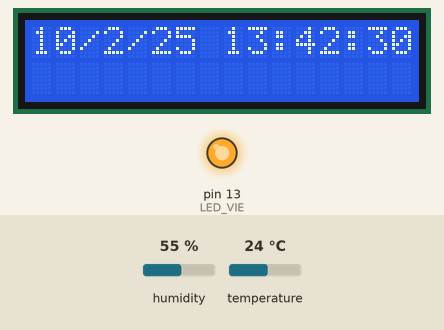
Simulated run of this sketch. Board: Arduino Uno, built with avr-gcc and run on an emulated ATmega328P. Shown: 16×2 character LCD, output pins drawn as LEDs (lit = HIGH). Dashed ring = blinking. The test bench sets the inputs (shaded band); at power-on: humidity 55 %, temperature 24 °C. What the sketch prints to the serial monitor is not drawn.

Above: at 1.6 s.
1.7 s: humidity set to 22 %
At 2.21 s:
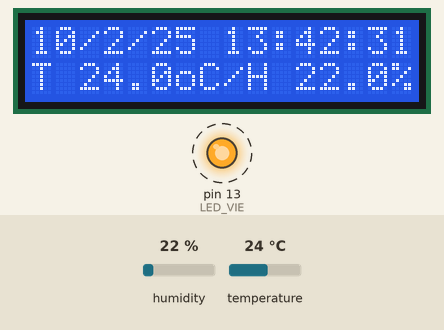
4.7 s: temperature set to 10.7 °C
At 7.08 s:
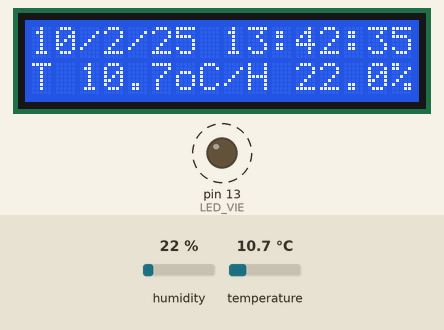
7.7 s: temperature set to 9.5 °C
At 8.38 s:
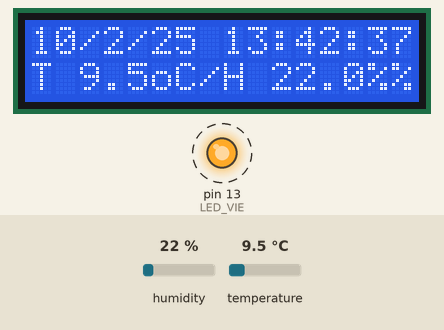
10.7 s: humidity set to 40 %
At 13.25 s:
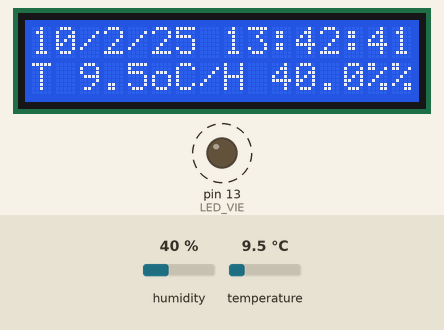
Timing chart, 0 to 14.8 s (numbered marks = the images above; inputs shaded):
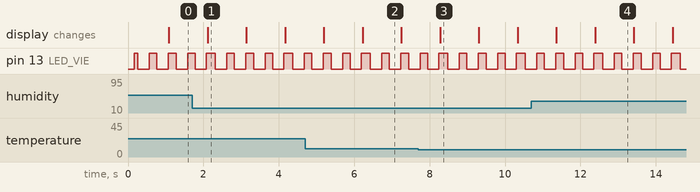

Measured:
- the behaviour switches between 10 and 9.9 °C on temperature (found by bisection; images 2 and 3)
- after the input at 7.7 s, the display: changes after 0.59 s (image 3)
- by itself, pin 13 (LED_VIE): alternates HIGH for 0.21 s and LOW for 0.30 s
- what the display in image 1 shows lasts 1.0 s, from 2.1 s to 3.1 s

The sketch:

TempHumiX.ino
```cpp
#include <Wire.h>
#include <LiquidCrystal_AIP31068_I2C.h>
#include <DHT.h>

#define LED_VIE 13

LiquidCrystal_AIP31068_I2C lcd(0x3E, 16, 2);
DHT dht(A0, DHT22);

int jour = 10, mois = 2, annee = 25;
int heure = 13, minute = 42, seconde = 29;

float t = 0;
float h = 0;

int compteur = 0;

void deuxChiffres(int valeur)
{
  if (valeur < 10) lcd.print("0");
  lcd.print(valeur);
}

void setup()
{
  Serial.begin(9600);
  pinMode(LED_VIE, OUTPUT);
  dht.begin();
  lcd.init();
}

void loop()
{
  delay(100);
  compteur++;

  if (compteur % 5 < 2) digitalWrite(LED_VIE, HIGH);
  else digitalWrite(LED_VIE, LOW);

  if (compteur % 10 == 0) {
    seconde++;
    if (seconde == 60) { seconde = 0; minute++; }
    if (minute == 60)  { minute = 0;  heure++; }
    if (heure == 24)   { heure = 0;   jour++; }
    if (jour == 31)    { jour = 1;    mois++; }
    if (mois == 13)    { mois = 1;    annee++; }

    lcd.setCursor(0, 0);
    lcd.print(jour);
    lcd.print("/");
    lcd.print(mois);
    lcd.print("/");
    lcd.print(annee);
    lcd.print(" ");
    deuxChiffres(heure);
    lcd.print(":");
    deuxChiffres(minute);
    lcd.print(":");
    deuxChiffres(seconde);
  }

  if (compteur % 20 == 0) {
    t = dht.readTemperature();
    h = dht.readHumidity();

    lcd.setCursor(0, 1);
    lcd.print("T ");
    lcd.print(t, 1);
    lcd.print("oC/H ");
    lcd.print(h, 1);
    lcd.print("%");

    Serial.print(jour);    Serial.print("/");
    Serial.print(mois);    Serial.print("/");
    Serial.print(annee);   Serial.print(" ");
    Serial.print(heure);   Serial.print(":");
    Serial.print(minute);  Serial.print(":");
    Serial.print(seconde);
    Serial.print("  T = ");
    Serial.print(t, 1);
    Serial.print(" C  H = ");
    Serial.print(h, 1);
    Serial.println(" %");
  }

  if (compteur == 100) compteur = 0;
}
```
